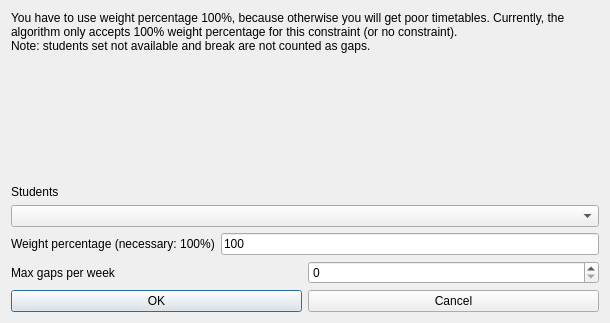
<?xml version="1.0" encoding="UTF-8"?>
<ui version="4.0">
 <class>ModifyConstraintStudentsSetMaxGapsPerWeekForm_template</class>
 <widget class="QDialog" name="ModifyConstraintStudentsSetMaxGapsPerWeekForm_template">
  <property name="geometry">
   <rect>
    <x>0</x>
    <y>0</y>
    <width>610</width>
    <height>323</height>
   </rect>
  </property>
  <property name="windowTitle">
   <string extracomment="This is the title of the dialog to modify a constraint of this type">Modify students set max gaps per week</string>
  </property>
  <layout class="QGridLayout" name="gridLayout">
   <item row="0" column="0">
    <widget class="QLabel" name="instructionsTextLabel">
     <property name="sizePolicy">
      <sizepolicy hsizetype="Minimum" vsizetype="Minimum">
       <horstretch>0</horstretch>
       <verstretch>0</verstretch>
      </sizepolicy>
     </property>
     <property name="frameShape">
      <enum>QFrame::NoFrame</enum>
     </property>
     <property name="frameShadow">
      <enum>QFrame::Plain</enum>
     </property>
     <property name="text">
      <string>You have to use weight percentage 100%, because otherwise you will get poor timetables. Currently, the algorithm only accepts 100% weight percentage for this constraint (or no constraint).
Note: students set not available and break are not counted as gaps.</string>
     </property>
     <property name="wordWrap">
      <bool>true</bool>
     </property>
    </widget>
   </item>
   <item row="1" column="0">
    <spacer name="spacer9">
     <property name="orientation">
      <enum>Qt::Vertical</enum>
     </property>
     <property name="sizeType">
      <enum>QSizePolicy::Expanding</enum>
     </property>
     <property name="sizeHint" stdset="0">
      <size>
       <width>20</width>
       <height>38</height>
      </size>
     </property>
    </spacer>
   </item>
   <item row="2" column="0">
    <layout class="QVBoxLayout" name="verticalLayout">
     <item>
      <widget class="QLabel" name="studentsTextLabel">
       <property name="frameShape">
        <enum>QFrame::NoFrame</enum>
       </property>
       <property name="frameShadow">
        <enum>QFrame::Plain</enum>
       </property>
       <property name="text">
        <string>Students</string>
       </property>
       <property name="wordWrap">
        <bool>false</bool>
       </property>
      </widget>
     </item>
     <item>
      <widget class="QComboBox" name="studentsComboBox">
       <property name="editable">
        <bool>false</bool>
       </property>
       <property name="insertPolicy">
        <enum>QComboBox::NoInsert</enum>
       </property>
       <property name="duplicatesEnabled">
        <bool>false</bool>
       </property>
      </widget>
     </item>
    </layout>
   </item>
   <item row="3" column="0">
    <layout class="QHBoxLayout" name="horizontalLayout">
     <item>
      <widget class="QLabel" name="weightTextLabel">
       <property name="frameShape">
        <enum>QFrame::NoFrame</enum>
       </property>
       <property name="frameShadow">
        <enum>QFrame::Plain</enum>
       </property>
       <property name="text">
        <string>Weight percentage (necessary: 100%)</string>
       </property>
       <property name="wordWrap">
        <bool>false</bool>
       </property>
      </widget>
     </item>
     <item>
      <widget class="QLineEdit" name="weightLineEdit">
       <property name="text">
        <string notr="true">100</string>
       </property>
      </widget>
     </item>
    </layout>
   </item>
   <item row="4" column="0">
    <layout class="QHBoxLayout" name="horizontalLayout_2">
     <item>
      <widget class="QLabel" name="textLabel1">
       <property name="text">
        <string>Max gaps per week</string>
       </property>
       <property name="wordWrap">
        <bool>false</bool>
       </property>
      </widget>
     </item>
     <item>
      <widget class="QSpinBox" name="maxGapsSpinBox"/>
     </item>
    </layout>
   </item>
   <item row="5" column="0">
    <layout class="QHBoxLayout">
     <item>
      <widget class="QPushButton" name="okPushButton">
       <property name="text">
        <string>OK</string>
       </property>
      </widget>
     </item>
     <item>
      <widget class="QPushButton" name="cancelPushButton">
       <property name="text">
        <string>Cancel</string>
       </property>
      </widget>
     </item>
    </layout>
   </item>
  </layout>
 </widget>
 <layoutdefault spacing="6" margin="11"/>
 <resources/>
 <connections/>
</ui>
